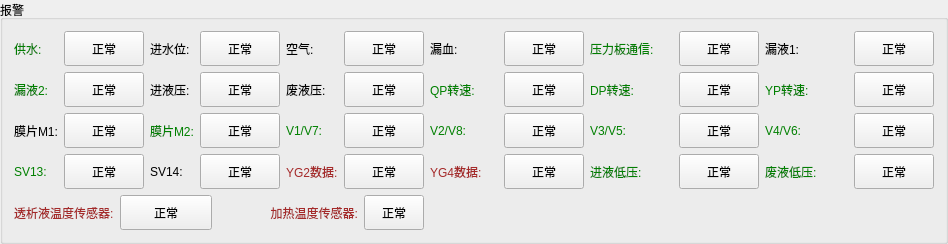
        <widget class="QGroupBox" name="groupBox_4">
         <property name="title">
          <string>报警</string>
         </property>
         <layout class="QGridLayout" name="gridLayout_3">
          <item row="0" column="5">
           <layout class="QHBoxLayout" name="horizontalLayout_46">
            <item>
             <widget class="QLabel" name="label_62">
              <property name="minimumSize">
               <size>
                <width>68</width>
                <height>0</height>
               </size>
              </property>
              <property name="text">
               <string>漏血:</string>
              </property>
             </widget>
            </item>
            <item>
             <widget class="QPushButton" name="bloodLeakBtn">
              <property name="minimumSize">
               <size>
                <width>60</width>
                <height>35</height>
               </size>
              </property>
              <property name="text">
               <string>正常</string>
              </property>
              <property name="checkable">
               <bool>true</bool>
              </property>
             </widget>
            </item>
           </layout>
          </item>
          <item row="0" column="0">
           <layout class="QHBoxLayout" name="horizontalLayout_41">
            <item>
             <widget class="QLabel" name="label_58">
              <property name="minimumSize">
               <size>
                <width>0</width>
                <height>0</height>
               </size>
              </property>
              <property name="styleSheet">
               <string notr="true">color: green;</string>
              </property>
              <property name="text">
               <string>供水:</string>
              </property>
             </widget>
            </item>
            <item>
             <widget class="QPushButton" name="waterSupplyBtn">
              <property name="minimumSize">
               <size>
                <width>60</width>
                <height>35</height>
               </size>
              </property>
              <property name="text">
               <string>正常</string>
              </property>
              <property name="checkable">
               <bool>true</bool>
              </property>
             </widget>
            </item>
           </layout>
          </item>
          <item row="0" column="7">
           <layout class="QHBoxLayout" name="horizontalLayout_52">
            <item>
             <widget class="QLabel" name="label_8">
              <property name="minimumSize">
               <size>
                <width>83</width>
                <height>0</height>
               </size>
              </property>
              <property name="text">
               <string>漏液1:</string>
              </property>
             </widget>
            </item>
            <item>
             <widget class="QPushButton" name="fluidLeak1Btn">
              <property name="minimumSize">
               <size>
                <width>60</width>
                <height>35</height>
               </size>
              </property>
              <property name="text">
               <string>正常</string>
              </property>
              <property name="checkable">
               <bool>true</bool>
              </property>
             </widget>
            </item>
           </layout>
          </item>
          <item row="1" column="0">
           <layout class="QHBoxLayout" name="horizontalLayout_47">
            <item>
             <widget class="QLabel" name="label_63">
              <property name="minimumSize">
               <size>
                <width>0</width>
                <height>0</height>
               </size>
              </property>
              <property name="styleSheet">
               <string notr="true">color: green;</string>
              </property>
              <property name="text">
               <string>漏液2:</string>
              </property>
             </widget>
            </item>
            <item>
             <widget class="QPushButton" name="fluidLeak2Btn">
              <property name="minimumSize">
               <size>
                <width>60</width>
                <height>35</height>
               </size>
              </property>
              <property name="text">
               <string>正常</string>
              </property>
              <property name="checkable">
               <bool>true</bool>
              </property>
             </widget>
            </item>
           </layout>
          </item>
          <item row="1" column="1" colspan="2">
           <layout class="QHBoxLayout" name="horizontalLayout_55">
            <item>
             <widget class="QLabel" name="label_79">
              <property name="minimumSize">
               <size>
                <width>0</width>
                <height>0</height>
               </size>
              </property>
              <property name="text">
               <string>进液压:</string>
              </property>
             </widget>
            </item>
            <item>
             <widget class="QPushButton" name="yg1OutLimitBtn">
              <property name="minimumSize">
               <size>
                <width>60</width>
                <height>35</height>
               </size>
              </property>
              <property name="text">
               <string>正常</string>
              </property>
              <property name="checkable">
               <bool>true</bool>
              </property>
             </widget>
            </item>
           </layout>
          </item>
          <item row="1" column="5">
           <layout class="QHBoxLayout" name="horizontalLayout_58">
            <item>
             <widget class="QLabel" name="label_82">
              <property name="minimumSize">
               <size>
                <width>68</width>
                <height>0</height>
               </size>
              </property>
              <property name="styleSheet">
               <string notr="true">color: green;</string>
              </property>
              <property name="text">
               <string>QP转速:</string>
              </property>
             </widget>
            </item>
            <item>
             <widget class="QPushButton" name="QPSpeedErrorBtn">
              <property name="minimumSize">
               <size>
                <width>60</width>
                <height>35</height>
               </size>
              </property>
              <property name="text">
               <string>正常</string>
              </property>
              <property name="checkable">
               <bool>true</bool>
              </property>
             </widget>
            </item>
           </layout>
          </item>
          <item row="1" column="6">
           <layout class="QHBoxLayout" name="horizontalLayout_48">
            <item>
             <widget class="QLabel" name="label_64">
              <property name="minimumSize">
               <size>
                <width>83</width>
                <height>0</height>
               </size>
              </property>
              <property name="styleSheet">
               <string notr="true">color: green;</string>
              </property>
              <property name="text">
               <string>DP转速:</string>
              </property>
             </widget>
            </item>
            <item>
             <widget class="QPushButton" name="DPSpeedErrorBtn">
              <property name="minimumSize">
               <size>
                <width>60</width>
                <height>35</height>
               </size>
              </property>
              <property name="text">
               <string>正常</string>
              </property>
              <property name="checkable">
               <bool>true</bool>
              </property>
             </widget>
            </item>
           </layout>
          </item>
          <item row="1" column="7">
           <layout class="QHBoxLayout" name="horizontalLayout_57">
            <item>
             <widget class="QLabel" name="label_81">
              <property name="minimumSize">
               <size>
                <width>83</width>
                <height>0</height>
               </size>
              </property>
              <property name="styleSheet">
               <string notr="true">color: green;</string>
              </property>
              <property name="text">
               <string>YP转速:</string>
              </property>
             </widget>
            </item>
            <item>
             <widget class="QPushButton" name="YPSpeedErrorBtn">
              <property name="minimumSize">
               <size>
                <width>60</width>
                <height>35</height>
               </size>
              </property>
              <property name="text">
               <string>正常</string>
              </property>
              <property name="checkable">
               <bool>true</bool>
              </property>
             </widget>
            </item>
           </layout>
          </item>
          <item row="2" column="0">
           <layout class="QHBoxLayout" name="horizontalLayout_61">
            <item>
             <widget class="QLabel" name="label_85">
              <property name="minimumSize">
               <size>
                <width>0</width>
                <height>0</height>
               </size>
              </property>
              <property name="text">
               <string>膜片M1:</string>
              </property>
             </widget>
            </item>
            <item>
             <widget class="QPushButton" name="M1LeakBtn">
              <property name="minimumSize">
               <size>
                <width>60</width>
                <height>35</height>
               </size>
              </property>
              <property name="text">
               <string>正常</string>
              </property>
              <property name="checkable">
               <bool>true</bool>
              </property>
             </widget>
            </item>
           </layout>
          </item>
          <item row="2" column="1" colspan="2">
           <layout class="QHBoxLayout" name="horizontalLayout_62">
            <item>
             <widget class="QLabel" name="label_86">
              <property name="minimumSize">
               <size>
                <width>0</width>
                <height>0</height>
               </size>
              </property>
              <property name="styleSheet">
               <string notr="true">color: green;</string>
              </property>
              <property name="text">
               <string>膜片M2:</string>
              </property>
             </widget>
            </item>
            <item>
             <widget class="QPushButton" name="M2LeakBtn">
              <property name="minimumSize">
               <size>
                <width>60</width>
                <height>35</height>
               </size>
              </property>
              <property name="text">
               <string>正常</string>
              </property>
              <property name="checkable">
               <bool>true</bool>
              </property>
             </widget>
            </item>
           </layout>
          </item>
          <item row="2" column="3" colspan="2">
           <layout class="QHBoxLayout" name="horizontalLayout_63">
            <item>
             <widget class="QLabel" name="label_87">
              <property name="minimumSize">
               <size>
                <width>0</width>
                <height>0</height>
               </size>
              </property>
              <property name="styleSheet">
               <string notr="true">color: green;</string>
              </property>
              <property name="text">
               <string>V1/V7:</string>
              </property>
             </widget>
            </item>
            <item>
             <widget class="QPushButton" name="V1V7LeakBtn">
              <property name="minimumSize">
               <size>
                <width>60</width>
                <height>35</height>
               </size>
              </property>
              <property name="text">
               <string>正常</string>
              </property>
              <property name="checkable">
               <bool>true</bool>
              </property>
             </widget>
            </item>
           </layout>
          </item>
          <item row="2" column="5">
           <layout class="QHBoxLayout" name="horizontalLayout_64">
            <item>
             <widget class="QLabel" name="label_88">
              <property name="minimumSize">
               <size>
                <width>68</width>
                <height>0</height>
               </size>
              </property>
              <property name="styleSheet">
               <string notr="true">color: green;</string>
              </property>
              <property name="text">
               <string>V2/V8:</string>
              </property>
             </widget>
            </item>
            <item>
             <widget class="QPushButton" name="V2V8LeakBtn">
              <property name="minimumSize">
               <size>
                <width>60</width>
                <height>35</height>
               </size>
              </property>
              <property name="text">
               <string>正常</string>
              </property>
              <property name="checkable">
               <bool>true</bool>
              </property>
             </widget>
            </item>
           </layout>
          </item>
          <item row="2" column="6">
           <layout class="QHBoxLayout" name="horizontalLayout_49">
            <item>
             <widget class="QLabel" name="label_65">
              <property name="minimumSize">
               <size>
                <width>83</width>
                <height>0</height>
               </size>
              </property>
              <property name="styleSheet">
               <string notr="true">color: green;</string>
              </property>
              <property name="text">
               <string>V3/V5:</string>
              </property>
             </widget>
            </item>
            <item>
             <widget class="QPushButton" name="V3V5LeakBtn">
              <property name="minimumSize">
               <size>
                <width>60</width>
                <height>35</height>
               </size>
              </property>
              <property name="maximumSize">
               <size>
                <width>16777215</width>
                <height>16777215</height>
               </size>
              </property>
              <property name="text">
               <string>正常</string>
              </property>
              <property name="checkable">
               <bool>true</bool>
              </property>
             </widget>
            </item>
           </layout>
          </item>
          <item row="2" column="7">
           <layout class="QHBoxLayout" name="horizontalLayout_59">
            <item>
             <widget class="QLabel" name="label_83">
              <property name="minimumSize">
               <size>
                <width>83</width>
                <height>0</height>
               </size>
              </property>
              <property name="styleSheet">
               <string notr="true">color: green;</string>
              </property>
              <property name="text">
               <string>V4/V6:</string>
              </property>
             </widget>
            </item>
            <item>
             <widget class="QPushButton" name="V4V6LeakBtn">
              <property name="minimumSize">
               <size>
                <width>60</width>
                <height>35</height>
               </size>
              </property>
              <property name="text">
               <string>正常</string>
              </property>
              <property name="checkable">
               <bool>true</bool>
              </property>
             </widget>
            </item>
           </layout>
          </item>
          <item row="3" column="0">
           <layout class="QHBoxLayout" name="horizontalLayout_65">
            <item>
             <widget class="QLabel" name="label_89">
              <property name="minimumSize">
               <size>
                <width>0</width>
                <height>0</height>
               </size>
              </property>
              <property name="styleSheet">
               <string notr="true">color: green;</string>
              </property>
              <property name="text">
               <string>SV13:</string>
              </property>
             </widget>
            </item>
            <item>
             <widget class="QPushButton" name="SV13LeakBtn">
              <property name="minimumSize">
               <size>
                <width>60</width>
                <height>35</height>
               </size>
              </property>
              <property name="text">
               <string>正常</string>
              </property>
              <property name="checkable">
               <bool>true</bool>
              </property>
             </widget>
            </item>
           </layout>
          </item>
          <item row="3" column="3" colspan="2">
           <layout class="QHBoxLayout" name="horizontalLayout_67">
            <item>
             <widget class="QLabel" name="label_91">
              <property name="minimumSize">
               <size>
                <width>0</width>
                <height>0</height>
               </size>
              </property>
              <property name="styleSheet">
               <string notr="true">color: brown;</string>
              </property>
              <property name="text">
               <string>YG2数据:</string>
              </property>
             </widget>
            </item>
            <item>
             <widget class="QPushButton" name="YG2DataErrorBtn">
              <property name="minimumSize">
               <size>
                <width>60</width>
                <height>35</height>
               </size>
              </property>
              <property name="text">
               <string>正常</string>
              </property>
              <property name="checkable">
               <bool>true</bool>
              </property>
             </widget>
            </item>
           </layout>
          </item>
          <item row="3" column="1" colspan="2">
           <layout class="QHBoxLayout" name="horizontalLayout_66">
            <item>
             <widget class="QLabel" name="label_90">
              <property name="minimumSize">
               <size>
                <width>0</width>
                <height>0</height>
               </size>
              </property>
              <property name="text">
               <string>SV14:</string>
              </property>
             </widget>
            </item>
            <item>
             <widget class="QPushButton" name="SV14LeakBtn">
              <property name="minimumSize">
               <size>
                <width>60</width>
                <height>35</height>
               </size>
              </property>
              <property name="text">
               <string>正常</string>
              </property>
              <property name="checkable">
               <bool>true</bool>
              </property>
             </widget>
            </item>
           </layout>
          </item>
          <item row="3" column="5">
           <layout class="QHBoxLayout" name="horizontalLayout_68">
            <item>
             <widget class="QLabel" name="label_92">
              <property name="minimumSize">
               <size>
                <width>68</width>
                <height>0</height>
               </size>
              </property>
              <property name="styleSheet">
               <string notr="true">color: brown;</string>
              </property>
              <property name="text">
               <string>YG4数据:</string>
              </property>
             </widget>
            </item>
            <item>
             <widget class="QPushButton" name="YG4DataErrorBtn">
              <property name="minimumSize">
               <size>
                <width>60</width>
                <height>35</height>
               </size>
              </property>
              <property name="text">
               <string>正常</string>
              </property>
              <property name="checkable">
               <bool>true</bool>
              </property>
             </widget>
            </item>
           </layout>
          </item>
          <item row="4" column="0" colspan="2">
           <layout class="QHBoxLayout" name="horizontalLayout_50">
            <item>
             <widget class="QLabel" name="label_74">
              <property name="minimumSize">
               <size>
                <width>0</width>
                <height>0</height>
               </size>
              </property>
              <property name="styleSheet">
               <string notr="true">color: brown;</string>
              </property>
              <property name="text">
               <string>透析液温度传感器:</string>
              </property>
             </widget>
            </item>
            <item>
             <widget class="QPushButton" name="diaTempSensorBtn">
              <property name="minimumSize">
               <size>
                <width>60</width>
                <height>35</height>
               </size>
              </property>
              <property name="text">
               <string>正常</string>
              </property>
              <property name="checkable">
               <bool>true</bool>
              </property>
             </widget>
            </item>
           </layout>
          </item>
          <item row="1" column="3" colspan="2">
           <layout class="QHBoxLayout" name="horizontalLayout_56">
            <item>
             <widget class="QLabel" name="label_80">
              <property name="minimumSize">
               <size>
                <width>0</width>
                <height>0</height>
               </size>
              </property>
              <property name="text">
               <string>废液压:</string>
              </property>
             </widget>
            </item>
            <item>
             <widget class="QPushButton" name="yg4OutLimitBtn">
              <property name="minimumSize">
               <size>
                <width>60</width>
                <height>35</height>
               </size>
              </property>
              <property name="text">
               <string>正常</string>
              </property>
              <property name="checkable">
               <bool>true</bool>
              </property>
             </widget>
            </item>
           </layout>
          </item>
          <item row="0" column="1" colspan="2">
           <layout class="QHBoxLayout" name="horizontalLayout_43">
            <item>
             <widget class="QLabel" name="label_59">
              <property name="minimumSize">
               <size>
                <width>0</width>
                <height>0</height>
               </size>
              </property>
              <property name="text">
               <string>进水位:</string>
              </property>
             </widget>
            </item>
            <item>
             <widget class="QPushButton" name="inletWaterLevelBtn">
              <property name="minimumSize">
               <size>
                <width>60</width>
                <height>35</height>
               </size>
              </property>
              <property name="text">
               <string>正常</string>
              </property>
              <property name="checkable">
               <bool>true</bool>
              </property>
             </widget>
            </item>
           </layout>
          </item>
          <item row="0" column="3" colspan="2">
           <layout class="QHBoxLayout" name="horizontalLayout_44">
            <item>
             <widget class="QLabel" name="label_60">
              <property name="minimumSize">
               <size>
                <width>0</width>
                <height>0</height>
               </size>
              </property>
              <property name="text">
               <string>空气:</string>
              </property>
             </widget>
            </item>
            <item>
             <widget class="QPushButton" name="airBtn">
              <property name="minimumSize">
               <size>
                <width>60</width>
                <height>35</height>
               </size>
              </property>
              <property name="text">
               <string>正常</string>
              </property>
              <property name="checkable">
               <bool>true</bool>
              </property>
             </widget>
            </item>
           </layout>
          </item>
          <item row="4" column="2" colspan="3">
           <layout class="QHBoxLayout" name="horizontalLayout_51">
            <item>
             <widget class="QLabel" name="label_75">
              <property name="minimumSize">
               <size>
                <width>0</width>
                <height>0</height>
               </size>
              </property>
              <property name="styleSheet">
               <string notr="true">color: brown;</string>
              </property>
              <property name="text">
               <string>加热温度传感器:</string>
              </property>
              <property name="alignment">
               <set>Qt::AlignRight|Qt::AlignTrailing|Qt::AlignVCenter</set>
              </property>
             </widget>
            </item>
            <item>
             <widget class="QPushButton" name="heatTempSensorBtn">
              <property name="minimumSize">
               <size>
                <width>60</width>
                <height>35</height>
               </size>
              </property>
              <property name="maximumSize">
               <size>
                <width>60</width>
                <height>16777215</height>
               </size>
              </property>
              <property name="text">
               <string>正常</string>
              </property>
              <property name="checkable">
               <bool>true</bool>
              </property>
             </widget>
            </item>
           </layout>
          </item>
          <item row="0" column="6">
           <layout class="QHBoxLayout" name="horizontalLayout_53">
            <item>
             <widget class="QLabel" name="label_77">
              <property name="minimumSize">
               <size>
                <width>83</width>
                <height>0</height>
               </size>
              </property>
              <property name="styleSheet">
               <string notr="true">color: green;</string>
              </property>
              <property name="text">
               <string>压力板通信:</string>
              </property>
             </widget>
            </item>
            <item>
             <widget class="QPushButton" name="YG13ComBtn">
              <property name="minimumSize">
               <size>
                <width>60</width>
                <height>35</height>
               </size>
              </property>
              <property name="text">
               <string>正常</string>
              </property>
              <property name="checkable">
               <bool>true</bool>
              </property>
             </widget>
            </item>
           </layout>
          </item>
          <item row="3" column="6">
           <layout class="QHBoxLayout" name="horizontalLayout_54">
            <item>
             <widget class="QLabel" name="label_78">
              <property name="minimumSize">
               <size>
                <width>83</width>
                <height>0</height>
               </size>
              </property>
              <property name="styleSheet">
               <string notr="true">color: green;</string>
              </property>
              <property name="text">
               <string>进液低压:</string>
              </property>
             </widget>
            </item>
            <item>
             <widget class="QPushButton" name="YG2LowPreTooHighBtn">
              <property name="minimumSize">
               <size>
                <width>60</width>
                <height>35</height>
               </size>
              </property>
              <property name="text">
               <string>正常</string>
              </property>
              <property name="checkable">
               <bool>true</bool>
              </property>
             </widget>
            </item>
           </layout>
          </item>
          <item row="3" column="7">
           <layout class="QHBoxLayout" name="horizontalLayout_69">
            <item>
             <widget class="QLabel" name="label_100">
              <property name="minimumSize">
               <size>
                <width>83</width>
                <height>0</height>
               </size>
              </property>
              <property name="styleSheet">
               <string notr="true">color: green;</string>
              </property>
              <property name="text">
               <string>废液低压:</string>
              </property>
             </widget>
            </item>
            <item>
             <widget class="QPushButton" name="YG4LowPreTooHighBtn">
              <property name="minimumSize">
               <size>
                <width>60</width>
                <height>35</height>
               </size>
              </property>
              <property name="text">
               <string>正常</string>
              </property>
              <property name="checkable">
               <bool>true</bool>
              </property>
             </widget>
            </item>
           </layout>
          </item>
         </layout>
        </widget>
